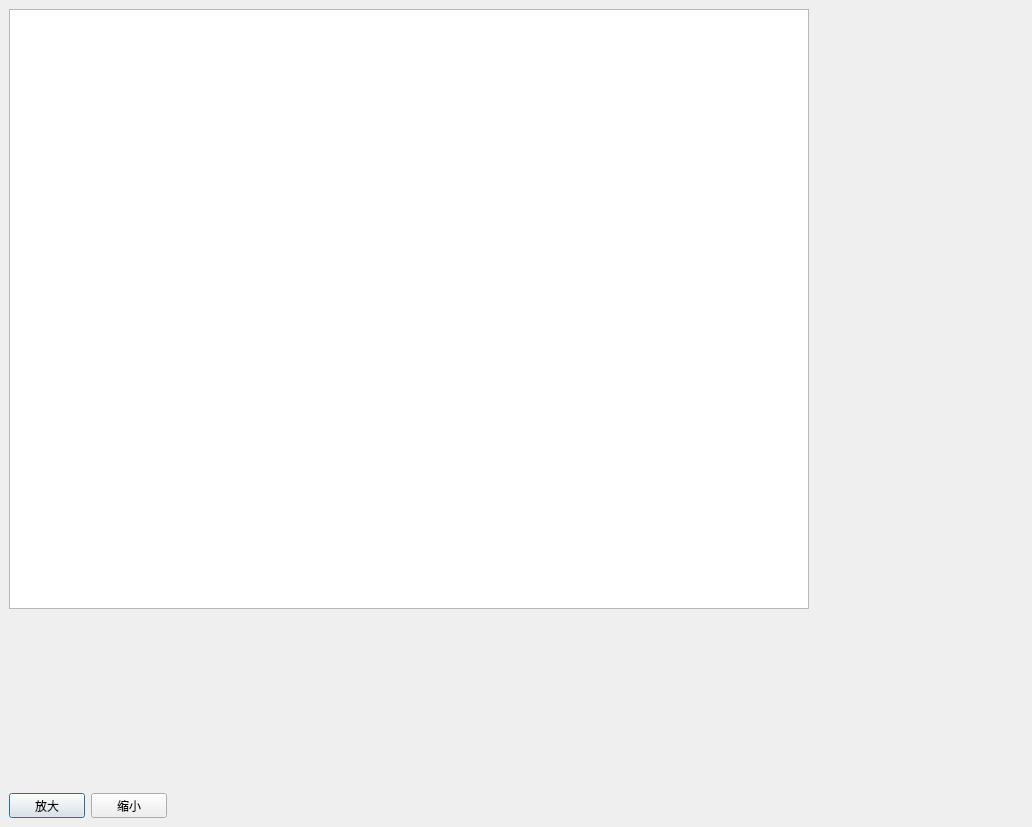
<?xml version="1.0" encoding="UTF-8"?>
<ui version="4.0">
 <class>Dialog</class>
 <widget class="QDialog" name="Dialog">
  <property name="geometry">
   <rect>
    <x>0</x>
    <y>0</y>
    <width>1032</width>
    <height>827</height>
   </rect>
  </property>
  <property name="sizePolicy">
   <sizepolicy hsizetype="MinimumExpanding" vsizetype="Preferred">
    <horstretch>0</horstretch>
    <verstretch>0</verstretch>
   </sizepolicy>
  </property>
  <property name="windowTitle">
   <string>查看图片</string>
  </property>
  <widget class="QWidget" name="horizontalLayoutWidget">
   <property name="geometry">
    <rect>
     <x>9</x>
     <y>793</y>
     <width>158</width>
     <height>25</height>
    </rect>
   </property>
   <layout class="QHBoxLayout" name="horizontalLayout">
    <item>
     <widget class="QPushButton" name="pushButton">
      <property name="text">
       <string>放大</string>
      </property>
     </widget>
    </item>
    <item>
     <widget class="QPushButton" name="pushButton_2">
      <property name="text">
       <string>缩小</string>
      </property>
     </widget>
    </item>
   </layout>
  </widget>
  <widget class="QGraphicsView" name="graphicsView">
   <property name="geometry">
    <rect>
     <x>9</x>
     <y>9</y>
     <width>800</width>
     <height>600</height>
    </rect>
   </property>
   <property name="sizePolicy">
    <sizepolicy hsizetype="Expanding" vsizetype="Expanding">
     <horstretch>100</horstretch>
     <verstretch>100</verstretch>
    </sizepolicy>
   </property>
   <property name="minimumSize">
    <size>
     <width>800</width>
     <height>600</height>
    </size>
   </property>
   <property name="contextMenuPolicy">
    <enum>Qt::ActionsContextMenu</enum>
   </property>
   <property name="layoutDirection">
    <enum>Qt::LeftToRight</enum>
   </property>
  </widget>
 </widget>
 <resources/>
 <connections/>
</ui>
